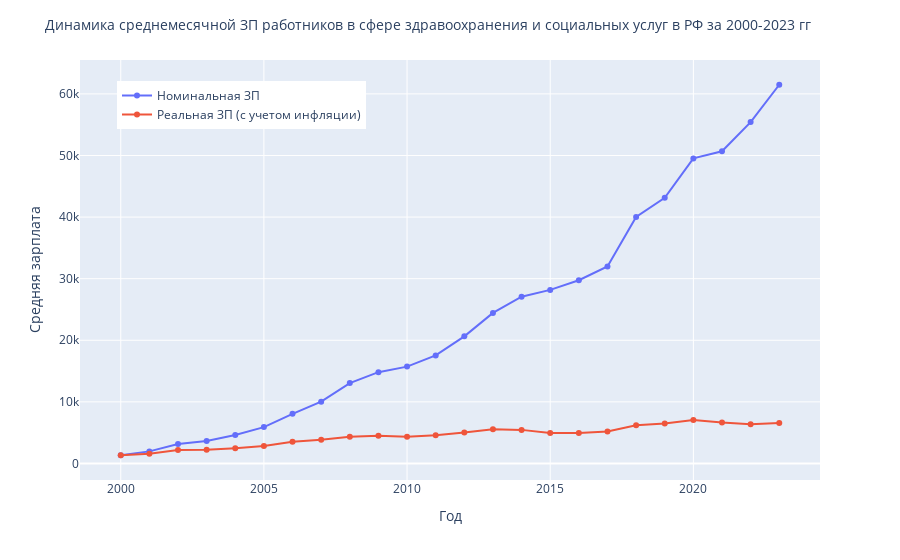

Notebook code for this chart:
### Code cell
# здравоохранение и социальные услуги

fig5 = px.line(my_df,
               x=my_df.index,
               y=my_df.columns[[2, 6]],
               labels={
                   'index': 'Год',
                   'value': 'Средняя зарплата',
                   'variable': 'Вид деятельности'
               },
               markers=True)
fig5.update_layout(
    title=
    'Динамика среднемесячной ЗП работников в сфере здравоохранения и социальных услуг в РФ за 2000-2023 гг',
    title_font_size=14,
    legend=dict(orientation="v",
                yanchor="top",
                y=0.95,
                xanchor="left",
                x=0.05,
                title_text=''))

newnames = {
    'Здравоохранение и предоставление социальных услуг':
    'Номинальная ЗП',
    'Здравоохранение и предоставление социальных услуг (с учетом инфляции)':
    'Реальная ЗП (с учетом инфляции)'
}
fig5.for_each_trace(lambda t: t.update(name=newnames[t.name],
                                       legendgroup=newnames[t.name],
                                       hovertemplate=t.hovertemplate.replace(
                                           t.name, newnames[t.name])))
fig5.show()

### Figure 1 — Plotly figure (JSON) as saved in the notebook; plotly's stock layout.template omitted (floating-point values rounded to 4 significant figures)
{"data": [{"hovertemplate": "Вид деятельности=Номинальная ЗП<br>Год=%{x}<br>Средняя зарплата=%{y}<extra></extra>", "legendgroup": "Номинальная ЗП", "line": {"color": "#636efa", "dash": "solid"}, "marker": {"symbol": "circle"}, "mode": "lines+markers", "name": "Номинальная ЗП", "orientation": "v", "showlegend": true, "type": "scatter", "x": [2000, 2001, 2002, 2003, 2004, 2005, 2006, 2007, 2008, 2009, 2010, 2011, 2012, 2013, 2014, 2015, 2016, 2017, 2018, 2019, 2020, 2021, 2022, 2023], "xaxis": "x", "y": [1333.0, 1960.0, 3141.0, 3663.0, 4612, 5906.0, 8060.0, 10040.0, 13050.0, 14820.0, 15720.0, 17540.0, 20640.0, 24440.0, 27068, 28179, 29742, 31980.0, 40027, 43120.0, 49532, 50690.0, 55420.0, 61490.0], "yaxis": "y"}, {"hovertemplate": "Вид деятельности=Реальная ЗП (с учетом инфляции)<br>Год=%{x}<br>Средняя зарплата=%{y}<extra></extra>", "legendgroup": "Реальная ЗП (с учетом инфляции)", "line": {"color": "#EF553B", "dash": "solid"}, "marker": {"symbol": "circle"}, "mode": "lines+markers", "name": "Реальная ЗП (с учетом инфляции)", "orientation": "v", "showlegend": true, "type": "scatter", "x": [2000, 2001, 2002, 2003, 2004, 2005, 2006, 2007, 2008, 2009, 2010, 2011, 2012, 2013, 2014, 2015, 2016, 2017, 2018, 2019, 2020, 2021, 2022, 2023], "xaxis": "x", "y": [1333.0, 1596.0, 2172.0, 2229.0, 2478.0, 2826.0, 3510.0, 3852.0, 4343.0, 4499.0, 4354.0, 4562.0, 5014.0, 5553.0, 5452.0, 4943.0, 4937.0, 5174.0, 6200.0, 6476.0, 7073.0, 6631.0, 6386.0, 6559.0], "yaxis": "y"}], "layout": {"legend": {"orientation": "v", "title": {"text": ""}, "tracegroupgap": 0, "x": 0.05, "xanchor": "left", "y": 0.95, "yanchor": "top"}, "margin": {"t": 60}, "title": {"font": {"size": 14}, "text": "Динамика среднемесячной ЗП работников в сфере здравоохранения и социальных услуг в РФ за 2000-2023 гг"}, "xaxis": {"anchor": "y", "domain": [0, 1], "title": {"text": "Год"}}, "yaxis": {"anchor": "x", "domain": [0, 1], "title": {"text": "Средняя зарплата"}}}}
